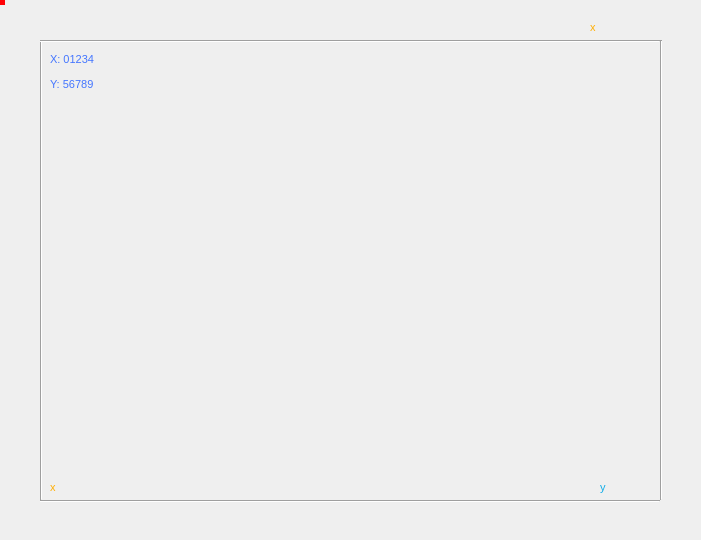
  <widget class="QCustomPlot" name="customPlot" native="true">
   <property name="geometry">
    <rect>
     <x>30</x>
     <y>40</y>
     <width>701</width>
     <height>540</height>
    </rect>
   </property>
   <property name="styleSheet">
    <string notr="true"/>
   </property>
   <widget class="Line" name="horizontalLine1">
    <property name="geometry">
     <rect>
      <x>40</x>
      <y>40</y>
      <width>620</width>
      <height>3</height>
     </rect>
    </property>
    <property name="styleSheet">
     <string notr="true">color: rgb(11, 72, 190);</string>
    </property>
    <property name="orientation">
     <enum>Qt::Horizontal</enum>
    </property>
   </widget>
   <widget class="Line" name="horizontalLine2">
    <property name="geometry">
     <rect>
      <x>40</x>
      <y>500</y>
      <width>620</width>
      <height>3</height>
     </rect>
    </property>
    <property name="styleSheet">
     <string notr="true">color: rgb(11, 72, 190);</string>
    </property>
    <property name="orientation">
     <enum>Qt::Horizontal</enum>
    </property>
   </widget>
   <widget class="Line" name="verticalLine1">
    <property name="geometry">
     <rect>
      <x>40</x>
      <y>40</y>
      <width>3</width>
      <height>460</height>
     </rect>
    </property>
    <property name="orientation">
     <enum>Qt::Vertical</enum>
    </property>
   </widget>
   <widget class="Line" name="verticalLine2">
    <property name="geometry">
     <rect>
      <x>660</x>
      <y>40</y>
      <width>3</width>
      <height>460</height>
     </rect>
    </property>
    <property name="orientation">
     <enum>Qt::Vertical</enum>
    </property>
   </widget>
   <widget class="QLabel" name="horizontalLabel1">
    <property name="geometry">
     <rect>
      <x>-20</x>
      <y>0</y>
      <width>60</width>
      <height>15</height>
     </rect>
    </property>
    <property name="font">
     <font>
      <family>MS Shell Dlg 2</family>
      <pointsize>8</pointsize>
      <bold>false</bold>
     </font>
    </property>
    <property name="styleSheet">
     <string notr="true">background-color: rgba(0, 0, 0, 0);
color: rgb(14, 171, 231);</string>
    </property>
    <property name="text">
     <string>y</string>
    </property>
   </widget>
   <widget class="QLabel" name="horizontalLabel2">
    <property name="geometry">
     <rect>
      <x>600</x>
      <y>480</y>
      <width>60</width>
      <height>15</height>
     </rect>
    </property>
    <property name="font">
     <font>
      <family>MS Shell Dlg 2</family>
      <pointsize>8</pointsize>
      <bold>false</bold>
     </font>
    </property>
    <property name="styleSheet">
     <string notr="true">background-color: rgba(0, 0, 0, 0);
color: rgb(14, 171, 231);</string>
    </property>
    <property name="text">
     <string>y</string>
    </property>
   </widget>
   <widget class="QLabel" name="verticalLabel1">
    <property name="geometry">
     <rect>
      <x>50</x>
      <y>480</y>
      <width>71</width>
      <height>15</height>
     </rect>
    </property>
    <property name="font">
     <font>
      <family>MS Shell Dlg 2</family>
      <pointsize>8</pointsize>
      <bold>false</bold>
     </font>
    </property>
    <property name="styleSheet">
     <string notr="true">background-color: rgba(0, 0, 0, 0);
color: rgb(255, 175, 5);</string>
    </property>
    <property name="text">
     <string>x</string>
    </property>
   </widget>
   <widget class="QLabel" name="verticalLabel2">
    <property name="geometry">
     <rect>
      <x>590</x>
      <y>20</y>
      <width>71</width>
      <height>15</height>
     </rect>
    </property>
    <property name="font">
     <font>
      <family>MS Shell Dlg 2</family>
      <pointsize>8</pointsize>
      <bold>false</bold>
     </font>
    </property>
    <property name="styleSheet">
     <string notr="true">background-color: rgba(0, 0, 0, 0);
color: rgb(255, 175, 5);</string>
    </property>
    <property name="text">
     <string>x</string>
    </property>
   </widget>
   <widget class="QLabel" name="redLabel">
    <property name="geometry">
     <rect>
      <x>0</x>
      <y>0</y>
      <width>5</width>
      <height>5</height>
     </rect>
    </property>
    <property name="styleSheet">
     <string notr="true">#redLabel
{
	background-color: rgb(255, 0, 4);
	border-radius: 10px;
}</string>
    </property>
    <property name="text">
     <string/>
    </property>
   </widget>
   <widget class="QLabel" name="pointLabel">
    <property name="geometry">
     <rect>
      <x>50</x>
      <y>50</y>
      <width>60</width>
      <height>45</height>
     </rect>
    </property>
    <property name="font">
     <font>
      <family>MS Shell Dlg 2</family>
      <pointsize>8</pointsize>
      <bold>false</bold>
     </font>
    </property>
    <property name="styleSheet">
     <string notr="true">background-color: rgba(0, 0, 0, 0);
color: rgb(67, 117, 255);</string>
    </property>
    <property name="text">
     <string>&lt;html&gt;&lt;head/&gt;&lt;body&gt;&lt;p&gt;&lt;span style=&quot; font-size:8pt;&quot;&gt;X: 01234&lt;/span&gt;&lt;/p&gt;&lt;p&gt;&lt;span style=&quot; font-size:8pt;&quot;&gt;Y: 56789&lt;/span&gt;&lt;/p&gt;&lt;/body&gt;&lt;/html&gt;</string>
    </property>
    <property name="alignment">
     <set>Qt::AlignLeading|Qt::AlignLeft|Qt::AlignVCenter</set>
    </property>
   </widget>
   <zorder>verticalLine1</zorder>
   <zorder>verticalLine2</zorder>
   <zorder>horizontalLine2</zorder>
   <zorder>horizontalLine1</zorder>
   <zorder>horizontalLabel1</zorder>
   <zorder>horizontalLabel2</zorder>
   <zorder>verticalLabel1</zorder>
   <zorder>verticalLabel2</zorder>
   <zorder>redLabel</zorder>
   <zorder>pointLabel</zorder>
  </widget>
